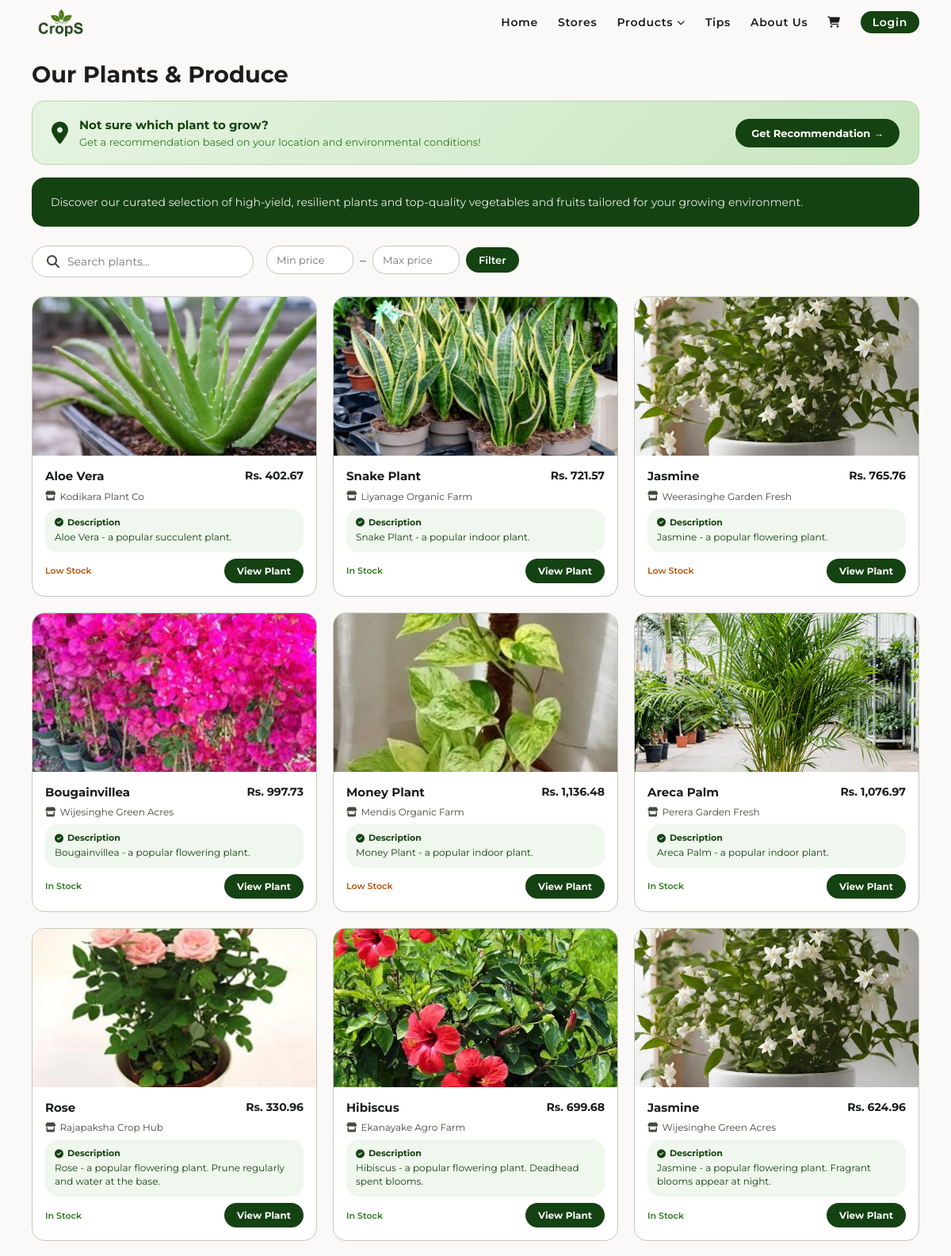
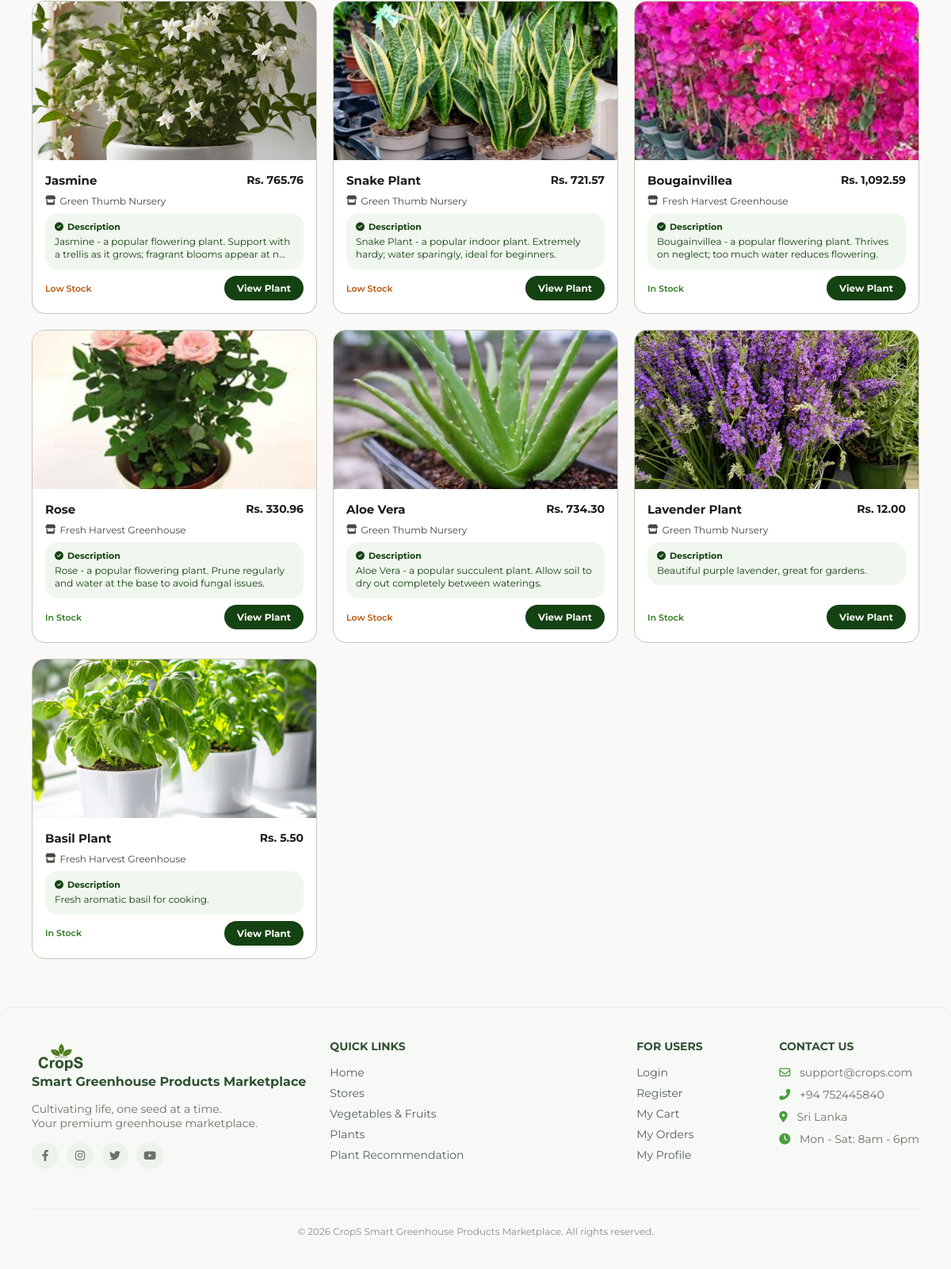
The app's page /plants.php with its own data (2 pictures, top to bottom).
### tables this page shows
CREATE TABLE `products` (
  `id` int(11) NOT NULL,
  `store_id` int(11) NOT NULL,
  `name` varchar(100) NOT NULL,
  `description` text DEFAULT NULL,
  `price` decimal(10,2) NOT NULL,
  `category` enum('vegetable','fruit','plant') NOT NULL,
  `quantity` int(11) NOT NULL DEFAULT 0,
  `image` varchar(255) DEFAULT NULL,
  `created_at` timestamp NOT NULL DEFAULT current_timestamp()
);

CREATE TABLE `stores` (
  `id` int(11) NOT NULL,
  `owner_id` int(11) NOT NULL,
  `store_name` varchar(100) NOT NULL,
  `description` text DEFAULT NULL,
  `city` varchar(50) NOT NULL,
  `image` varchar(255) DEFAULT NULL,
  `created_at` timestamp NOT NULL DEFAULT current_timestamp()
);

### plants.php (the view, shortened to what this page needs)
<?php
include 'includes/header.php';
include 'includes/dbConnection.php';
$plant_id = isset($_GET['id']) ? (int)$_GET['id'] : 0;
if ($plant_id === 0) {
    $search    = isset($_GET['search'])    ? trim($_GET['search'])    : '';
    $min_price = isset($_GET['min_price']) && $_GET['min_price'] !== '' ? (float)$_GET['min_price'] : null;
    $max_price = isset($_GET['max_price']) && $_GET['max_price'] !== '' ? (float)$_GET['max_price'] : null;
    $sql = "SELECT products.*, stores.store_name
        FROM products
        JOIN stores ON products.store_id = stores.id
        WHERE products.category = 'plant'";
    $params = [];
    $sql .= " ORDER BY products.created_at DESC";
    $stmt = $pdo->prepare($sql);
    $stmt->execute($params);
    $plants = $stmt->fetchAll();
?>
<div class="main-wrapper">
    <div class="plants-page-header">
        <h1>Our Plants & Produce</h1>
    </div>
<div class="recommendation-banner">
    <div class="recommendation-banner-content">
        <div class="recommendation-banner-text">
            <i class="fas fa-map-marker-alt"></i>
            <div>
                <h3>Not sure which plant to grow?</h3>
                <p>Get a recommendation based on your location and environmental conditions!</p>
            </div>
        </div>
        <a href="recommendation.php" class="btn-recommendation">
            Get Recommendation &rarr;
        </a>
    </div>
</div>
    <div class="plants-banner">
        <p>Discover our curated selection of high-yield, resilient plants and top-quality vegetables and fruits tailored for your growing environment.</p>
    </div>
    <div class="plants-controls">
        <form method="GET" action="plants.php" id="plantSearchForm">
            <div class="plants-search-wrapper">
                <div class="plants-search-box">
                    <i class="fas fa-search"></i>
                    <input type="text" name="search" id="plantSearchInput"
                           placeholder="Search plants..."
                           value="<?php echo htmlspecialchars($search); ?>"
                           autocomplete="off">
                </div>
            </div>
        </form>
        <form method="GET" action="plants.php" class="plants-filter-form">
            <div class="price-filter-row">
                <input type="number" name="min_price" placeholder="Min price"
                       value="<?php echo $min_price !== null ? $min_price : ''; ?>" min="0">
                <span>–</span>
                <input type="number" name="max_price" placeholder="Max price"
                       value="<?php echo $max_price !== null ? $max_price : ''; ?>" min="0">
                <button type="submit" class="btn btn-primary" style="padding: 8px 16px; font-size:13px;">Filter</button>
            </div>
        </form>
    </div>
    <?php if (count($plants) > 0): ?>
        <div class="plants-grid">
            <?php foreach ($plants as $plant): ?>
                <?php
                if ($plant['quantity'] <= 0) {
                    $stockLabel = 'Out of Stock';
                    $stockClass = 'out-stock';
                } elseif ($plant['quantity'] <= 10) {
                    $stockLabel = 'Low Stock';
                    $stockClass = 'low-stock';
                } else {
                    $stockLabel = 'In Stock';
                    $stockClass = 'in-stock';
                }
                ?>
                <a href="plants.php?id=<?php echo $plant['id']; ?>" class="plant-card">
                    <div class="plant-card-img">
    <?php if (!empty($plant['image'])): ?>
        <img src="static/images/Products/<?php echo htmlspecialchars($plant['image']); ?>"
             alt="<?php echo htmlspecialchars($plant['name']); ?>">
    <?php else: ?>
        <img src="static/images/image2.jpg" alt="Plant">
    <?php endif; ?>
</div>
                    <div class="plant-card-info">
                        <div class="plant-name-price">
                            <h3 class="plant-name"><?php echo htmlspecialchars($plant['name']); ?></h3>
                            <span class="plant-price">Rs. <?php echo number_format($plant['price'], 2); ?></span>
                        </div>
                        <p class="plant-store">
                            <i class="fas fa-store"></i>
                            <?php echo htmlspecialchars($plant['store_name']); ?>
                        </p>
                        <?php
if (!empty($plant['description'])): ?>
    <div class="plant-why-fits">
        <p class="why-fits-label">
            <i class="fas fa-check-circle"></i> Description
        </p>
        <p class="why-fits-text">
            <?php
                $desc = $plant['description'];
                echo htmlspecialchars(strlen($desc) > 100 ? substr($desc, 0, 100).'...' : $desc);
            ?>
        </p>
    </div>
<?php endif; ?>
                        <div class="plant-card-bottom">
                            <span class="plant-stock <?php echo $stockClass; ?>">
                                <?php echo $stockLabel; ?>
                            </span>
                            <span class="plant-card-btn">View Plant</span>
                        </div>
                    </div>
                </a>
            <?php endforeach; ?>
        </div>
    <?php endif; ?>
</div>
<?php
include 'includes/footer.php';
exit;
}
?>
<?php include 'includes/footer.php'; ?>

### static/style.css (style rules this page uses)
:root { --primary: #154212; --on-primary: #ffffff; --secondary-container: acf284; --surface: #fbf9f8; --bg-white: #ffffff; --on-surface: #1b1c1c; --on-surface-variant: #42493e; --outline-variant: #c2c9bb; --footer-bg: #4a4a4a; --font-family: 'Montserrat', sans-serif; --radius-xl: 24px; --radius-lg: 16px; --radius-full: 9999px; --container-padding: 40px; --stack-md: 24px; --gutter: 16px; }
* { margin: 0; padding: 0; box-sizing: border-box; font-family: var(--font-family); }
body { background-color: var(--surface); color: var(--on-surface); padding: 0; }
a { text-decoration: none; color: inherit; }
.main-wrapper { padding: 10px var(--container-padding) 20px var(--container-padding); }
.btn { padding: 10px 25px; border-radius: var(--radius-full); font-weight: 600; cursor: pointer; font-size: 14px; border: none; }
.btn-primary { background-color: var(--primary); color: var(--on-primary); }

### records on screen
products: image (picture), name "Aloe Vera", price "402.67", store.store_name "Kodikara Plant Co", description "Aloe Vera - a popular succulent plant.", quantity "Low Stock"
products: image (picture), name "Snake Plant", price "721.57", store.store_name "Liyanage Organic Farm", description "Snake Plant - a popular indoor plant.", quantity "In Stock"
products: image (picture), name "Jasmine", price "765.76", store.store_name "Weerasinghe Garden Fresh", description "Jasmine - a popular flowering plant.", quantity "Low Stock"
products: image (picture), name "Bougainvillea", price "997.73", store.store_name "Wijesinghe Green Acres", description "Bougainvillea - a popular flowering plant.", quantity "In Stock"
products: image (picture), name "Money Plant", price "1,136.48", store.store_name "Mendis Organic Farm", description "Money Plant - a popular indoor plant.", quantity "Low Stock"
products: image (picture), name "Areca Palm", price "1,076.97", store.store_name "Perera Garden Fresh", description "Areca Palm - a popular indoor plant.", quantity "In Stock"
products: image (picture), name "Rose", price "330.96", store.store_name "Rajapaksha Crop Hub", description "Rose - a popular flowering plant. Prune regularly and water at the base.", quantity "In Stock"
products: image (picture), name "Hibiscus", price "699.68", store.store_name "Ekanayake Agro Farm", description "Hibiscus - a popular flowering plant. Deadhead spent blooms.", quantity "In Stock"
products: image (picture), name "Jasmine", price "624.96", store.store_name "Wijesinghe Green Acres", description "Jasmine - a popular flowering plant. Fragrant blooms appear at night.", quantity "In Stock"
products: image (picture), name "Jasmine", price "765.76", store.store_name "Green Thumb Nursery", description "Jasmine - a popular flowering plant. Support with a trellis as it grows; fragrant blooms appear at n...", quantity "Low Stock"
products: image (picture), name "Snake Plant", price "721.57", store.store_name "Green Thumb Nursery", description "Snake Plant - a popular indoor plant. Extremely hardy; water sparingly, ideal for beginners.", quantity "Low Stock"
products: image (picture), name "Bougainvillea", price "1,092.59", store.store_name "Fresh Harvest Greenhouse", description "Bougainvillea - a popular flowering plant. Thrives on neglect; too much water reduces flowering.", quantity "In Stock"
products: image (picture), name "Rose", price "330.96", store.store_name "Fresh Harvest Greenhouse", description "Rose - a popular flowering plant. Prune regularly and water at the base to avoid fungal issues.", quantity "In Stock"
products: image (picture), name "Aloe Vera", price "734.30", store.store_name "Green Thumb Nursery", description "Aloe Vera - a popular succulent plant. Allow soil to dry out completely between waterings.", quantity "Low Stock"
products: image (picture), name "Lavender Plant", price "12.00", store.store_name "Green Thumb Nursery", description "Beautiful purple lavender, great for gardens.", quantity "In Stock"
products: image (picture), name "Basil Plant", price "5.50", store.store_name "Fresh Harvest Greenhouse", description "Fresh aromatic basil for cooking.", quantity "In Stock"
